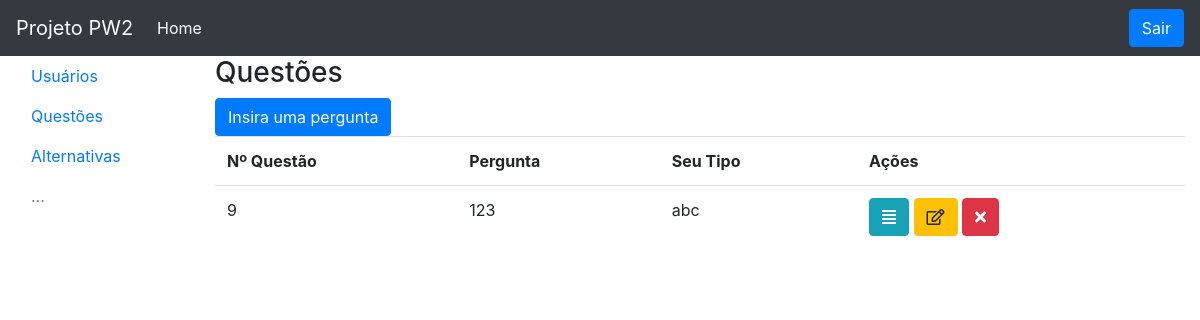
The app's page /questoes.php (signed in), older data.
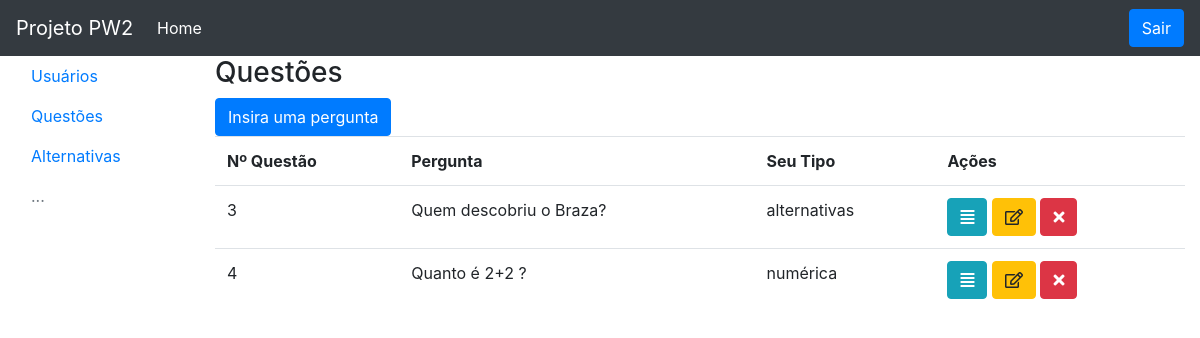
The same page, newer data.
### tables this page shows
CREATE TABLE `questoes` (
  `idPergunta` int(11) NOT NULL,
  `pergunta` varchar(200) NOT NULL,
  `tipo` varchar(200) NOT NULL
);

### PerguntaDAO.php (called while the page is built, shortened)
<?php
class PerguntaDAO
{
    private $con;
    public function __construct()
    {
        $this->con = mysqli_connect(DB_SERVER, DB_USER, DB_PASS, DB_NAME);
    }
    public function buscar()
    {
        $sql = 'SELECT * FROM questoes';
        $rs = $this->con->query($sql);
        $lista = array();
        while ($linha = $rs->fetch_object()) {
            $lista[] = $linha;
        }
        return $lista;
    }
}

### questoes.php (the view, shortened to what this page needs)
<?php
include 'PerguntaDAO.php';
$PerguntaDAO = new PerguntaDAO();
$lista = $PerguntaDAO->buscar();
include 'cabecalho.php';
include 'menu.php';
?>
<!DOCTYPE html>
        <div class="col-10">
            <h3>Questões</h3>
            <button type="button" class="btn btn-primary" data-toggle="modal" data-target="#modalnovo">
                Insira uma pergunta
            </button>
            <table class="table">
                <tr>
                    <th>Nº Questão</th>
                    <th>Pergunta</th>
                    <th>Seu Tipo</th>
                    <th>Ações</th>
                </tr>
                <?php foreach ($lista as $pergunta): ?>
                    <td><?= $pergunta->idPergunta; ?></td>
                    <td><?= $pergunta->pergunta; ?></td>
                    <td><?= $pergunta->tipo; ?></td>
                    <td>
                    <a class="btn btn-info" href="\alternativas?pergunta=<?= $pergunta->idPergunta; ?>">
								<i class="fas fa-align-justify"></i>
							</a>
                        <button type="button" class="btn btn-warning">
                            <i class="far fa-edit"></i>
                        </button>
                        <a class="btn btn-danger"
                        href="PerguntaController.php?acao=apagar&id=<?= $pergunta->idPergunta; ?>">
                        <i class="fas fa-times"></i>
                    </a>
                </td>
        <?php endforeach; ?>
    </table>
</div>
</div>
</div>
</body>
<html>

### cabecalho.php (shortened to what this page needs)
<!DOCTYPE html>
<html>
<head>
    <link rel=" stylesheet" href="https://stackpath.bootstrapcdn.com/bootstrap/4.1.3/css/bootstrap.min.css">
    <link rel="stylesheet" type="text/css" href="css/all.min.css">
</head>
<body>
    <nav class="navbar navbar-expand-lg navbar navbar-dark bg-dark">
        <a class="navbar-brand" href="#">Projeto PW2</a>
        <div class="collapse navbar-collapse" id="conteudoNavbarSuportado">
            <ul class="navbar-nav mr-auto">
                <li class="nav-item active ">
                    <a class="nav-link" href="#">Home <span class="sr-only">(página atual)</span></a>
                </li>
            </ul>
        <div class="my-2 my-lg-0">
            <a class="btn btn-primary" href="UsuarioController.php?acao=sair" role="button">Sair</a>
        </div>
         </div>
    </nav>
    </html>

### menu.php
<?php $url = $_SERVER['PATH_INFO']; ?>
<div class="container-fluid">
        <div class="row">
            <div class="col-2">
                <ul class="nav flex-column nav-pills vertical">
                    <li class="nav-item">
                        <a class="nav-link <?= ($url == '/usuarios') ? 'active' : ''; ?>" href="/usuarios">Usuários</a>
                    </li>
                    <li class="nav-item">
                        <a class="nav-link <?= ($url == '/questoes') ? 'active' : ''; ?>" href="/questoes">Questões</a>
                    </li>
                    <li class="nav-item">
                        <a class="nav-link <?= ($url == '/alternativas') ? 'active' : ''; ?>" href=/alternativas.php>Alternativas</a>
                    </li>
                    <li class="nav-item">
                        <a class="nav-link disabled" href="#">...</a>
                    </li>
                </ul>
            </div>

Row changes from the older to the newer data that the page shows:
removed questoes: idPergunta "9", pergunta "123", tipo "abc"
added questoes: idPergunta "3", pergunta "Quem descobriu o Braza?", tipo "alternativas"
added questoes: idPergunta "4", pergunta "Quanto é 2+2 ?", tipo "numérica"
